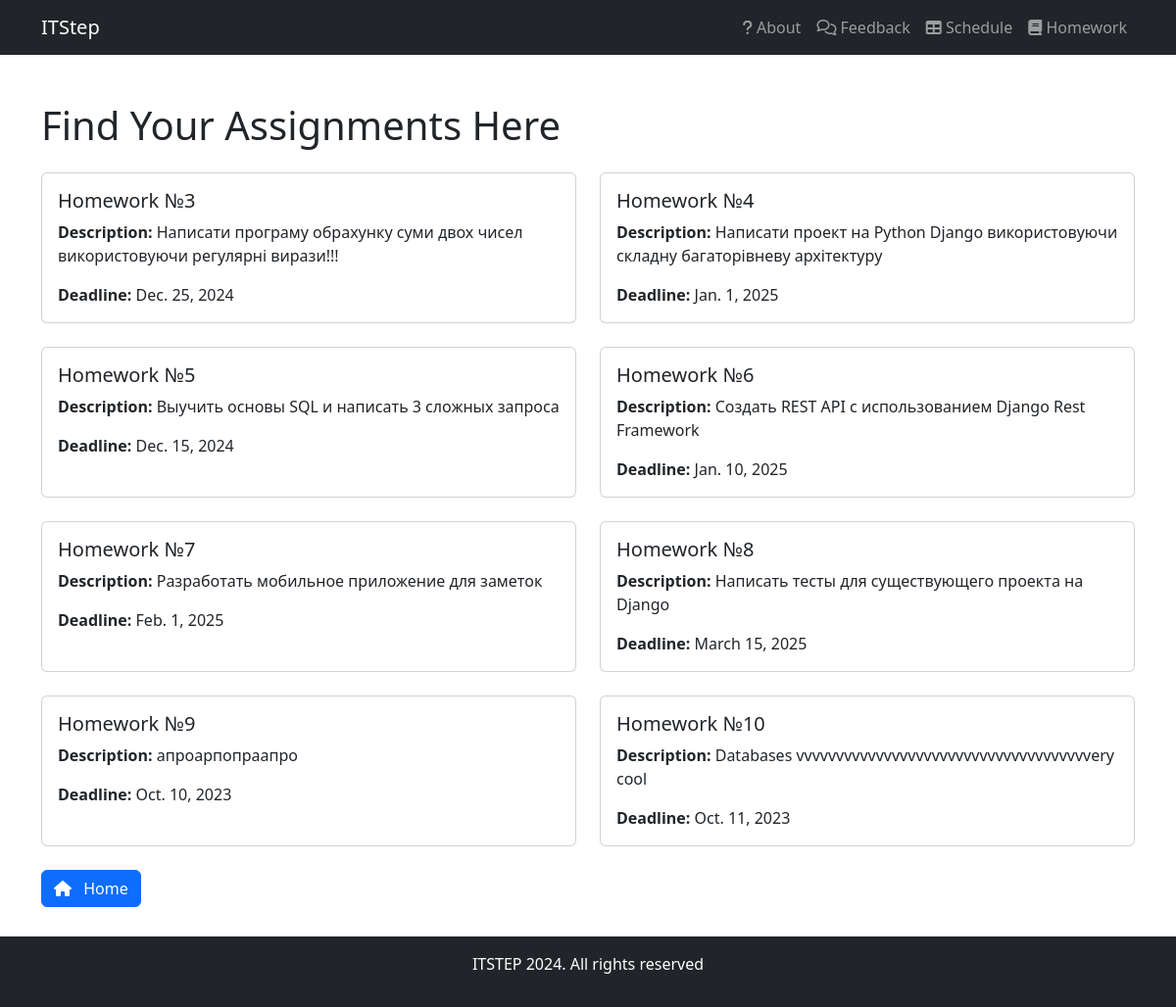
Page /student/homework/ on the committed database.
### main/models.py (models this page shows, shortened)
class Task(models.Model):  # homework
    id = models.IntegerField("ID", primary_key=True)
    description = models.TextField("Description")
    deadline = models.DateField("Deadline")

### main/views.py (the view)
# urls.py: path('homework/', views.show_homework, name="homework"),
def show_homework(request):
    tasks = Task.objects.order_by('id')
    return render(request, "main/homework.html",{'tasks':tasks})

### main/templates/main/homework.html (shortened to what this page needs)
{% extends 'mydj/templates/mydj/layout.html' %}
{% block content %}
    <div class="mt-4">
        {% block contenta %}
            <h1 class="mb-4">Find Your Assignments Here</h1>
        {% endblock %}
        <div class="row">
            {% for i in tasks %}
            <div class="col-md-6 mb-4">
                <div class="card h-100">
                    <div class="card-body">
                        <h5 class="card-title">Homework №{{i.id}}</h5>
                        <p class="card-text"><strong>Description:</strong> {{i.description}}</p>
                        <p class="card-text"><strong>Deadline:</strong> {{i.deadline }}</p>
                    </div>
                </div>
            </div>
            {% endfor %}
        </div>
        {% block contentd %}
            <a href="{% url 'home_student' %}" class="btn btn-primary">
                <i class="fa-solid fa-house me-2"></i> Home
            </a>
        {% endblock %}
    </div>
{% endblock %}

### mydj/templates/mydj/layout.html (style rules this page uses)
html, body { height: 100%; }
body { display: flex; flex-direction: column; }

### rows in the picture
Task: id "3", description "Написати програму обрахунку суми двох чисел використовуючи регулярні вирази!!!", deadline "Dec. 25, 2024"
Task: id "4", description "Написати проект на Python Django використовуючи складну багаторівневу архітектуру", deadline "Jan. 1, 2025"
Task: id "5", description "Выучить основы SQL и написать 3 сложных запроса", deadline "Dec. 15, 2024"
Task: id "6", description "Создать REST API с использованием Django Rest Framework", deadline "Jan. 10, 2025"
Task: id "7", description "Разработать мобильное приложение для заметок", deadline "Feb. 1, 2025"
Task: id "8", description "Написать тесты для существующего проекта на Django", deadline "March 15, 2025"
Task: id "9", description "апроарпопраапро", deadline "Oct. 10, 2023"
Task: id "10", description "Databases vvvvvvvvvvvvvvvvvvvvvvvvvvvvvvvvvvvvvery cool", deadline "Oct. 11, 2023"
